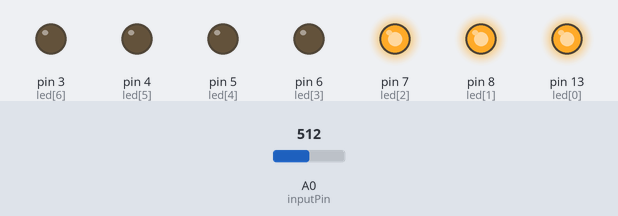
Recording of a sketch running on a simulated Arduino Uno, built with avr-gcc and run on an emulated ATmega328P. Shown: output pins drawn as LEDs (lit = HIGH). Inputs (shaded band) come from the test bench; at power-on: A0 (inputPin) = 512. What the sketch prints to the serial monitor is not drawn.

Above: at 1.2 s.
1.3 s: A0 (inputPin) set to 412
2.8 s: A0 (inputPin) set to 389
At 4.0 s:
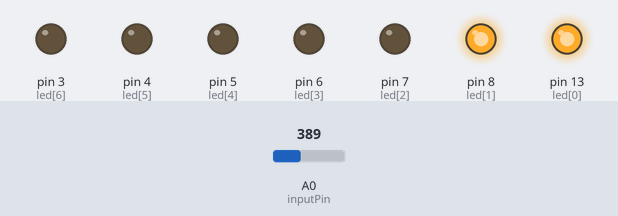
4.3 s: A0 (inputPin) set to 215
7.3 s: A0 (inputPin) set to 183
At 8.5 s:
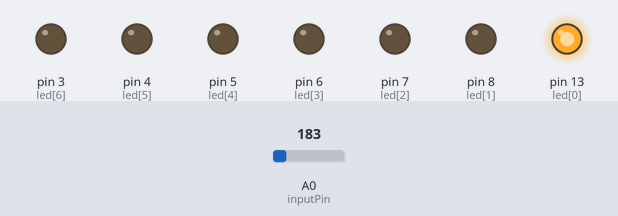
8.8 s: A0 (inputPin) set to 33
11.8 s: A0 (inputPin) set to 27
At 13.2 s:
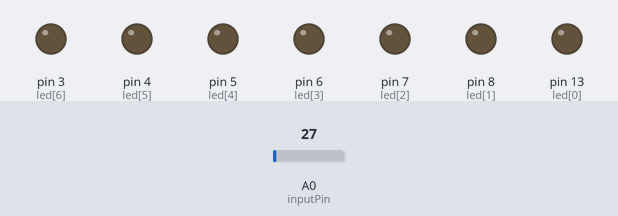
Timing chart, 0 to 14.3 s (numbered marks = the images above; inputs shaded):
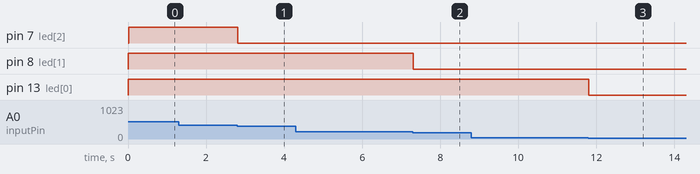

The sketch:

LuxReadingSmoothProgressive.ino
```cpp
// Debug

const boolean leddebug = false;
const boolean calibratiedebug = false;

// variabelen instellen

const int numReadings = 20;   // 20   50
int readings[numReadings];    // het aantal waarden van de sensor
int index = 0;                // de index van de huidige meting
int total = 0;                // het progressieve totaal
int average = 0;              // het gemiddelde
int inputPin = A0;            //de pin met de sensor

//instellen lednummers en vergelijkingswaarden
const int Asize = 8;
int led[Asize] = {13, 8, 7, 6, 5, 4, 3};
int relatives[Asize] = {30, 200, 400, 600, 700, 800, 900};
const int Yksize = 43;
int from[Yksize] = {0, 690, 759, 761 ,780, 793, 806, 814, 821, 828, 836, 842, 847, 852, 856, 860, 864, 867, 874, 883, 886, 889, 891, 894, 898, 900, 903, 913, 919, 924, 929, 932, 936, 939, 941, 944, 946, 950, 953, 956, 958, 1023};
int to[Yksize] = {0, 240, 400, 500, 600, 700, 800, 900, 1000, 1100, 1200, 1300, 1400, 1500, 1600, 1700, 1800, 1900, 2000, 2100, 2200, 2300, 2400, 2500, 2600, 2800, 3000, 3500, 4000, 4500, 5000, 5500, 6000, 6500, 7000, 7500, 9000, 10000, 11000, 12000, 13000, 20000};
int tussen;

//instellen resistor Ohm
float Res = 10.0;

void setup() {
  // ledpinnen instellen als uitvoer
  for (int i = 0; i < (Asize - 1); i++) {
    pinMode(led[i], OUTPUT);
  }

  //aanzetten serial console
  Serial.begin(115200);       // 9600  115200
  for (int thisReading = 0; thisReading < numReadings; thisReading++) {
    readings[thisReading] = 0;
  }

  // debug options om ledjes te testen en de en de pin en vergelijk waarden
  while (leddebug) {
    for (int i = 0; i < (Asize - 1); i++) {
      digitalWrite(led[i], HIGH);
    }
    delay(1000);
    for (int i = 0; i < (Asize - 1); i++) {
      digitalWrite(led[i], LOW);
    }
    delay(1000);

    for (int i = 0; i < (Asize - 1); i++) {
      Serial.print(led[i]);
      Serial.print(" ");
      Serial.println(relatives[i]);
    }
  }
  Serial.println("");
  if (calibratiedebug) {
    Serial.println("{voltpoints,T,0}");
    Serial.println("{voltpoints,T,1023}");
  }
  Serial.println("{Lux,T,0}");
  Serial.println("{Lux,T,5000}");
}

void loop() {
  //lees 20 waarden, bereken het gemiddelde en stuur deze via de serial console
  total= total - readings[index];             // laatste waarde eraf
  readings[index] = analogRead(inputPin);     // lees de sensor
  total= total + readings[index];             // voeg de meting toe aan het totaal
  index = index + 1;                          // selecteer de volgende positie in de array

  // als we aan het einde van de array zijn, begin dan opnieuw vooraan in de array
  if (index >= numReadings) {
    index = 0;
  }

  average = total / numReadings;  // calculate the average:

  // stuur het resultaat naar de computer
  if (calibratiedebug) {
    Serial.print("{");
    Serial.print("voltpoints");
    Serial.print(",T,");
    Serial.print(average);
    Serial.println("}");
  }
  // bereken lux en print via serial
  for (int j = 0; j < (Yksize - 2); j++) {
    if (average >= from[j] && average <= from[j+1]) {
      tussen = j;
      break;
    }
  }

  int lux = map(average, from[tussen], from[(tussen + 1)], to[tussen], to[(tussen + 1)]);

  Serial.print("{");
  Serial.print("Lux");
  Serial.print(",T,");
  Serial.print(lux);
  Serial.println("}");

  // losse uitvoer als PC niet voor handen is.

  for (int i = 0; i < (Asize - 1); i++) {
    if (average > relatives[i]) {
      digitalWrite(led[i], HIGH);
    }
    else {
      digitalWrite(led[i], LOW);
    }
  }

  delay(1);
}
```

Measured:
- the behaviour switches between 401 and 400 on A0 (inputPin) (found by bisection; images 0 and 1)
- the behaviour switches between 201 and 200 on A0 (inputPin) (found by bisection; images 1 and 2)
- the behaviour switches between 31 and 30 on A0 (inputPin) (found by bisection; images 2 and 3)
- after the input at 2.8 s, pin 7 (led[2]): HIGH → LOW at once
- after the input at 7.3 s, pin 8 (led[1]): HIGH → LOW at once
- after the input at 11.8 s, pin 13 (led[0]): HIGH → LOW at once
